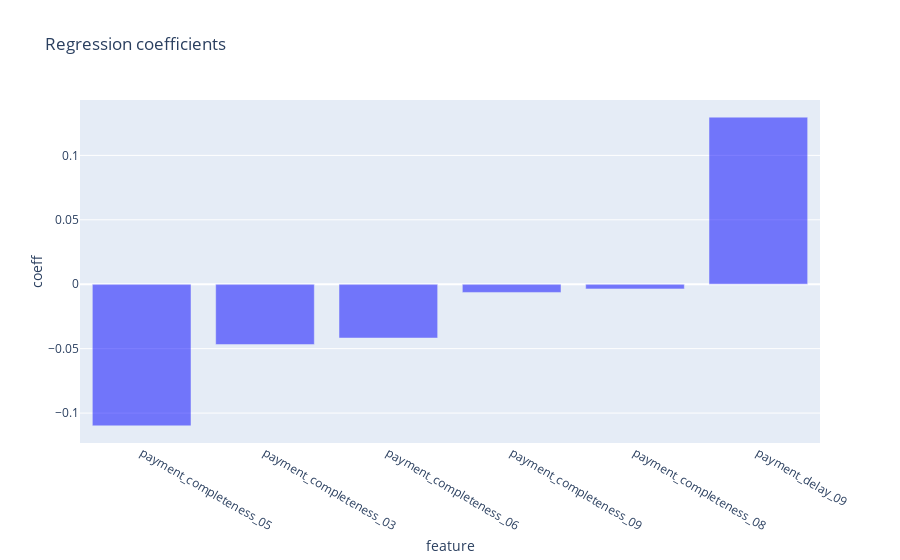

Notebook cell for this chart:
### Code cell
trace0=go.Bar(
        y=importance_df.coefficients,
        x=importance_df.features,
        
        marker=dict(
        color="blue",

        opacity=0.5
        ),
       
    )








data=[trace0]
figure=go.Figure(
    data=data,
    layout=go.Layout(
        title="Regression coefficients",
        yaxis=dict(title="coeff"),
        xaxis=dict(title="feature")

    
    ))
iplot(figure)

### Figure 1 — Plotly figure (JSON) as saved in the notebook; plotly's stock layout.template omitted (floating-point values rounded to 4 significant figures)
{"data": [{"marker": {"color": "blue", "opacity": 0.5}, "type": "bar", "x": ["payment_completeness_05", "payment_completeness_03", "payment_completeness_06", "payment_completeness_09", "payment_completeness_08", "payment_delay_09"], "y": [-0.1099, -0.04683, -0.04175, -0.006378, -0.003616, 0.1297]}], "layout": {"title": {"text": "Regression coefficients"}, "xaxis": {"title": {"text": "feature"}}, "yaxis": {"title": {"text": "coeff"}}}}
